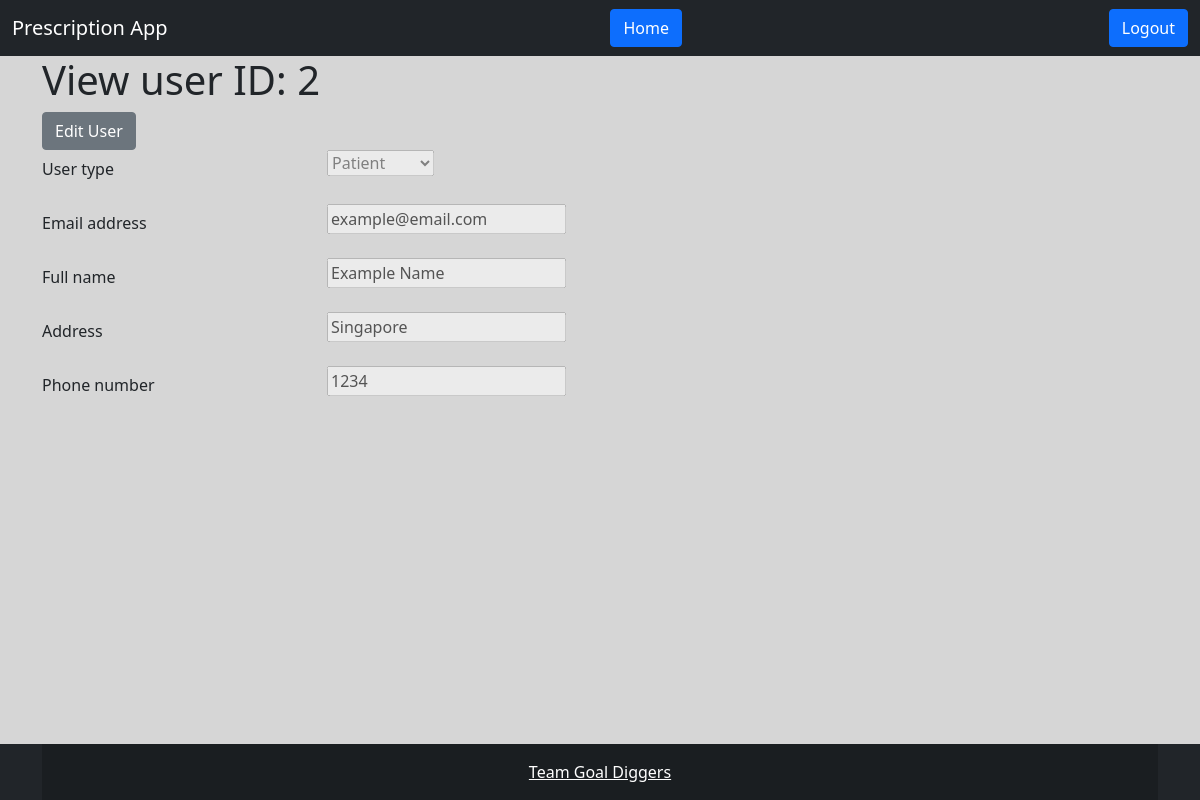
Page /user/view/2/ (signed in) on the earlier database version.
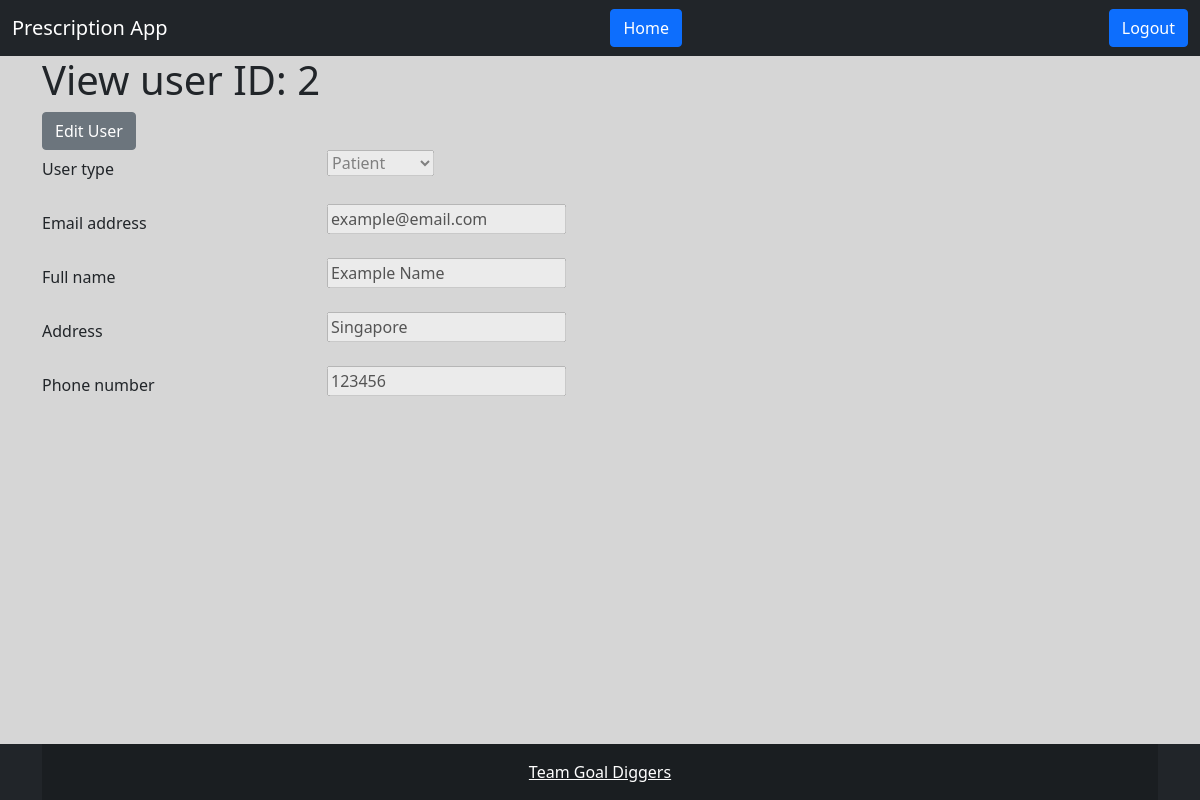
Same page on the later database version.
### Accounts/models.py (models this page shows, shortened)
class CustomUser(AbstractBaseUser, PermissionsMixin):
    email = models.EmailField("email address", unique=True)
    is_staff = models.BooleanField(default=False)
    is_active = models.BooleanField(default=True)
    user_type = models.CharField(max_length=20, choices=USER_TYPES, default='patient')
    full_name = models.CharField(max_length=200)
    phone_number = models.CharField(max_length=10, unique=True)
    address = models.CharField(max_length=200)
    USERNAME_FIELD = "email"
    REQUIRED_FIELDS = []
    objects = CustomUserManager()
    class Meta:
        verbose_name = 'User'
        verbose_name_plural = 'Users'

### PrescriptionApp/views.py (the view)
# urls.py: path('user/view/<int:pk>/', views.ViewUser.as_view(), name='view_user'),
class ViewUser(LoginRequiredMixin, UpdateView):
	login_url = '/login/'
	template_name = 'admin/view_user.html'
	model = CustomUser
	form_class = ViewUserForm
	success_url = '/'
	def get(self, request, *args, **kwargs):
		if request.user.is_authenticated:
			if request.user.user_type != 'admin':
				print('view page: user is not admin')
				return redirect('home')
		return super().get(request, *args, **kwargs)

### Accounts/forms.py
class ViewUserForm(UserChangeForm):
    class Meta:
        model = CustomUser
        fields = ["user_type", "email", "full_name", "phone_number", "address", ]
    user_type = forms.ChoiceField(choices=USER_TYPES, disabled=True)
    email = forms.EmailField(label="Email address", disabled=True)
    full_name = forms.CharField(disabled=True)
    phone_number = forms.CharField(disabled=True)
    address = forms.CharField(disabled=True)

### templates/admin/view_user.html (shortened to what this page needs)
{% extends 'non_home.html' %}
{% block content %}
	<div class="container">
		<h1>View user ID: {{ object.pk }}</h1>
		<form method="post">
      <a href="{% url 'edit_user' pk=object.pk %}" class="btn btn-secondary">Edit User</a>
      {% include 'field_and_label.html' with id=form.user_type.auto_id    label=form.user_type.label    field=form.user_type    field_errors=form.user_type.errors %}
      {% include 'field_and_label.html' with id=form.email.auto_id        label=form.email.label        field=form.email        field_errors=form.email.errors %}
      {% include 'field_and_label.html' with id=form.full_name.auto_id    label=form.full_name.label    field=form.full_name    field_errors=form.full_name.errors %}
      {% include 'field_and_label.html' with id=form.address.auto_id      label=form.address.label      field=form.address      field_errors=form.address.errors %}
      {% include 'field_and_label.html' with id=form.phone_number.auto_id label=form.phone_number.label field=form.phone_number field_errors=form.phone_number.errors %}
		</form>
	</div>
{% endblock %}
{% block script %}
  {% load static %}
{% endblock %}

### templates/field_and_label.html (shortened to what this page needs)
<div class="row mb-3">
  <label for="{{ id }}" class="col-sm-3 col-form-label" {{ disabled }}>{{ label }}</label>
  <div class="col-sm-9">
    {{ field }}
  </div>
</div>

Differences in the rows shown:
changed CustomUser "Patient": phone_number "1234" → "123456"
